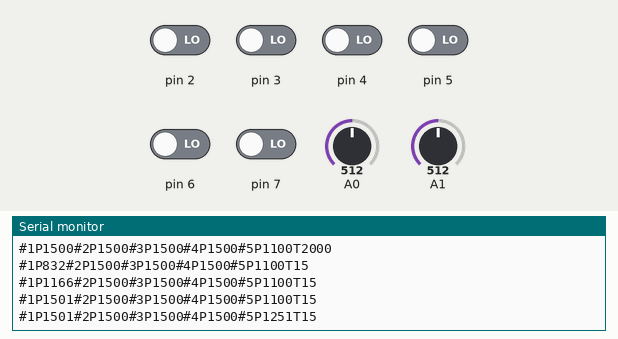
Simulated run of this sketch. Board: Arduino Uno, built with avr-gcc and run on an emulated ATmega328P. Parts: the last lines printed to the serial monitor. The test bench sets the inputs (shaded band); at power-on: pin 2–7 LOW, A0 = 512, A1 = 512.

Above: at 14.2 s.
14.3 s: A0 set to 273
At 15.7 s:
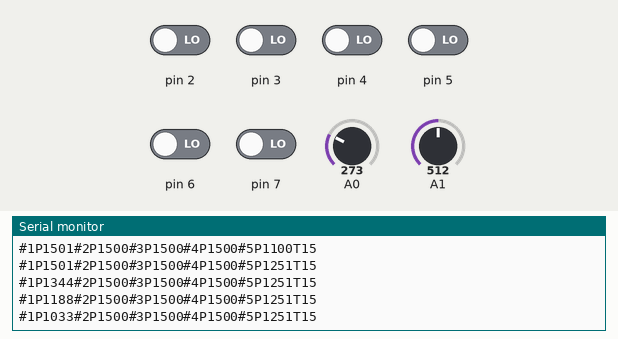
17.3 s: A0 set to 243
At 18.0 s:
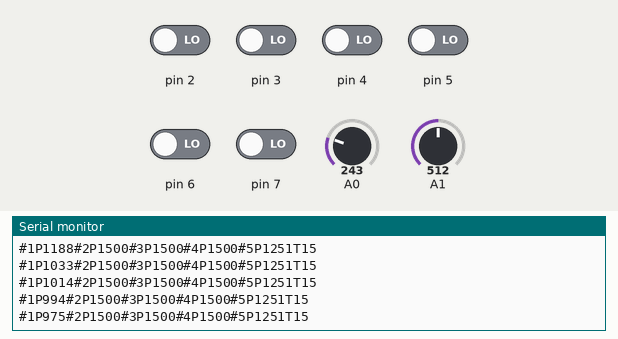
Timing chart, 0 to 19.8 s (numbered marks = the images above; inputs shaded):
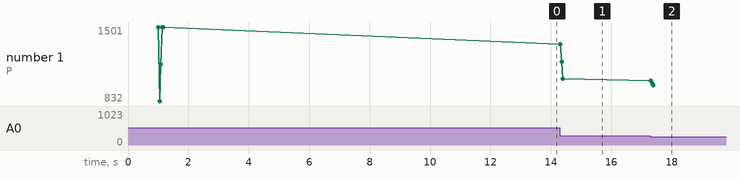

The sketch:

arduino-ssc32-al5d-interface.ino
```cpp
// VAKIOT
const int numReadings = 3;
const int readDelay = 5;

// MUUTTUJAT
	// potikoiden lukemiseen
	int index1 = 0;
	int readings1[numReadings];
	int total1 = 0;
	int average1 = 0;

	int index2 = 0;
	int readings2[numReadings];
	int total2 = 0;
	int average2 = 0;


int switchBase = 0;
int baseValue = 1500;
int newBaseValue = 1500;

// alin servo
int switchShoulderForward = 0;
int switchShoulderBack = 0;
int shoulderValue = 1500;

//kyynärpää
int switchElbowForward = 0;
int switchElbowBack = 0;
int elbowValue = 1500;

//ranne
int switchWristDown = 0;
int switchWristUp = 0;
int wristValue = 1500;

//koura
int switchGrip = 0;
int gripValue = 1100;
int newGripValue = 1100;


//Vakio aika 1 sekunti
int basicTime =2000;
int transitionSpeed = 10;

void setup(){
  Serial.begin(9600);

	for (int thisReading = 0; thisReading < numReadings; thisReading++) {
		readings1[thisReading] = 0;
	}

	for (int thisReading = 0; thisReading < numReadings; thisReading++) {
		readings2[thisReading] = 0;
	}

  delay(1000);
  startPosition();

// alustaa tarvittavat nappulat liikuttamiseen
  pinMode(2, INPUT);
  pinMode(3, INPUT);
  pinMode(4, INPUT);
  pinMode(5, INPUT);
  pinMode(6, INPUT);
  pinMode(7, INPUT);
  pinMode(2, INPUT);

// alustaa rullat, joilla ohjataan pohjan kiertoa ja kouraa
  pinMode(A0, INPUT);
  pinMode(A1, INPUT);
}

// ohjelman käynnistyessä robotti halutaan tiettyyn
// alkupaikkaan
void startPosition(){
  String send = "#";
  Serial.print(send + 1 + "P" + baseValue );
  Serial.print(send + 2 + "P" + shoulderValue);
  Serial.print(send + 3 + "P" + elbowValue );
  Serial.print(send + 4 + "P" + wristValue );
  Serial.println(send + 5 + "P" + gripValue + "T" + basicTime);
}

void loop(){

  switchShoulderBack = digitalRead(2);
  switchShoulderForward = digitalRead(3);
  switchElbowBack = digitalRead(4);
  switchElbowForward = digitalRead(5),
  switchWristUp = digitalRead(6);
  switchWristDown = digitalRead(7);
  switchBase = analogRead(A0);
  switchGrip = analogRead(A1);

  if(switchShoulderBack == HIGH){
    shoulderValue += transitionSpeed;
    updatePositions();
	delay(readDelay);
  }
  if(switchShoulderForward == HIGH){
    shoulderValue -= transitionSpeed;
    updatePositions();
	delay(readDelay);
  }
  if(switchElbowBack == HIGH){
    elbowValue -= transitionSpeed;
    updatePositions();
	delay(readDelay);
  }
  if(switchElbowForward == HIGH){
    elbowValue += transitionSpeed;
    updatePositions();
	delay(readDelay);
  }
  if(switchWristUp == HIGH){
    wristValue -= transitionSpeed;
    updatePositions();
	delay(readDelay);
  }

  if(switchWristDown == HIGH){
    wristValue += transitionSpeed;
    updatePositions();
  }

  newBaseValue = (runningAverageA0() * 1.956) + 500;
  if(baseValue != newBaseValue) {
	baseValue = newBaseValue;
	updatePositions();
  }


  newGripValue = (runningAverageA1() * 2.444);
  if(gripValue != newGripValue) {
	if (newGripValue > 1000) {
		gripValue = newGripValue;
		updatePositions();
	}
  }

}

void updatePositions(){
  String send = "#";
  Serial.print(send + 1 + "P" + baseValue );
  Serial.print(send + 2 + "P" + shoulderValue);
  Serial.print(send + 3 + "P" + elbowValue );
  Serial.print(send + 4 + "P" + wristValue );
  Serial.println(send + 5 + "P" + gripValue + "T" + 15);


}

int runningAverageA0() {
	// subtract the last reading:
   total1 = total1 - readings1[index1];
   // read from the sensor:
   readings1[index1] = analogRead(A0);
   // add the reading to the total:
   total1 = total1 + readings1[index1];
   // advance to the next position in the array:
   index1 = index1 + 1;

   // if we're at the end of the array...
   if (index1 >= numReadings)
     // ...wrap around to the beginning:
     index1 = 0;

   // calculate the average:
   average1 = total1 / numReadings;
   delay(readDelay);
   return average1;
}

int runningAverageA1() {
	// subtract the last reading:
   total2 = total2 - readings2[index2];
   // read from the sensor:
   readings2[index2] = analogRead(A1);
   // add the reading to the total:
   total2 = total2 + readings2[index2];
   // advance to the next position in the array:
   index2 = index2 + 1;

   // if we're at the end of the array...
   if (index2 >= numReadings)
     // ...wrap around to the beginning:
     index2 = 0;

   // calculate the average:
   average2 = total2 / numReadings;
   delay(readDelay);
   return average2;
}
```

Measured:
- after the input at 14.3 s, the serial monitor: prints a new line at once (image 1)
- after the input at 17.3 s, the serial monitor: prints a new line at once (image 2)
- plotted number 1: 1501 → 1033 after the input at 14.3 s, 1033 → 975 after the input at 17.3 s
